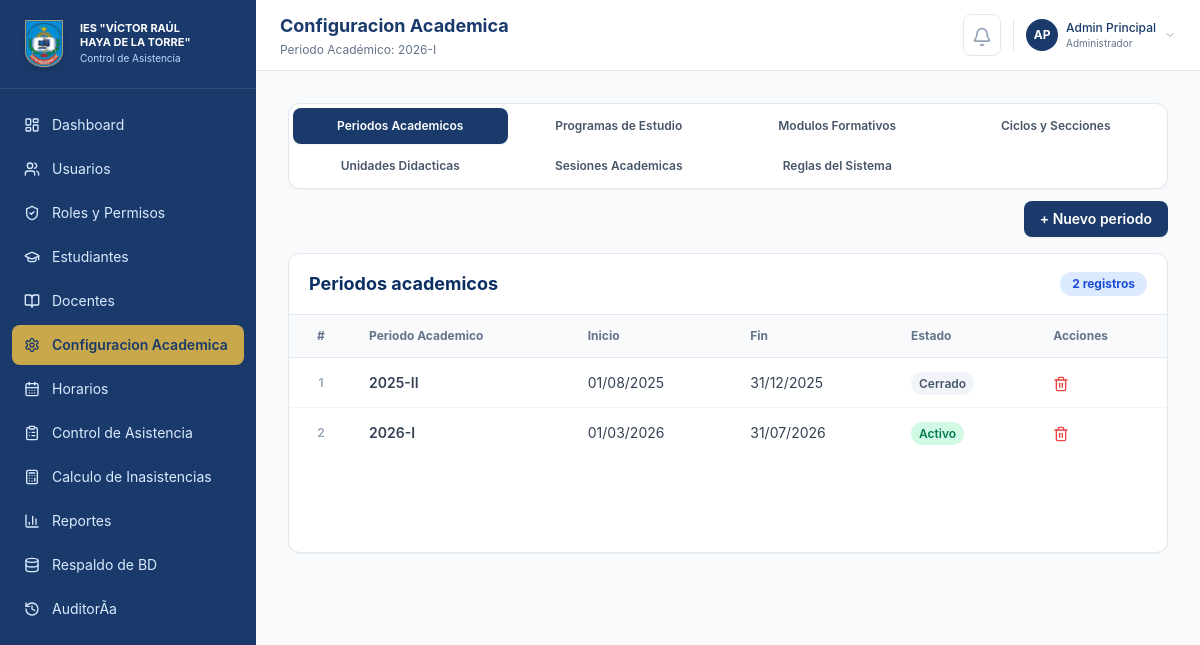
Page /index.php?m=configuracion (signed in) on the committed database.
### tables this page shows
CREATE TABLE `periodos_academicos` (
  `id` int NOT NULL AUTO_INCREMENT,
  `nombre` varchar(20) NOT NULL,
  `fecha_inicio` date NOT NULL,
  `fecha_fin` date NOT NULL,
  `estado` enum('Activo','Cerrado') DEFAULT 'Activo',
  PRIMARY KEY (`id`)
);

### public/index.php (called while the page is built, shortened)
<?php
require __DIR__ . '/layout.php';

### app/config.php (called while the page is built, shortened)
<?php
function base_url(string $path = ''): string
{
    $base = rtrim(dirname($_SERVER['SCRIPT_NAME'] ?? ''), '/\\');
    return ($base === '' ? '' : $base) . '/' . ltrim($path, '/');
}

### app/helpers.php (called while the page is built, shortened)
<?php
require_once __DIR__ . '/db.php';
function e(string|int|float|null $value): string
{
    return htmlspecialchars((string) $value, ENT_QUOTES, 'UTF-8');
}
function badge_class(string $estado): string
{
    return match ($estado) {
        'Activo', 'Presente', 'Registrada' => 'bg-emerald-100 text-emerald-700',
        'En riesgo', 'Tardanza', 'Pendiente' => 'bg-amber-100 text-amber-700',
        'Inhabilitado', 'Inasistente', 'Cerrada' => 'bg-red-100 text-red-700',
        'Justificado' => 'bg-blue-100 text-blue-700',
        default => 'bg-slate-100 text-slate-600',
    };
}

### app/db.php (called while the page is built, shortened)
<?php
require_once __DIR__ . '/config.php';
function db(): PDO
{
    static $pdo = null;
    if ($pdo instanceof PDO) {
        return $pdo;
    }
    $dsn = 'mysql:host=' . DB_HOST . ';dbname=' . DB_NAME . ';charset=' . DB_CHARSET;
    $pdo = new PDO($dsn, DB_USER, DB_PASS, [
        PDO::ATTR_ERRMODE => PDO::ERRMODE_EXCEPTION,
        PDO::ATTR_DEFAULT_FETCH_MODE => PDO::FETCH_ASSOC,
        PDO::ATTR_EMULATE_PREPARES => false,
    ]);
    return $pdo;
}

### app/repositories/ConfiguracionRepository.php (called while the page is built, shortened)
<?php
class ConfiguracionRepository
{
    private PDO $pdo;
    public function __construct(PDO $pdo)
    {
        $this->pdo = $pdo;
    }
    public function getPeriodosAcademicos(): array
    {
        $stmt = $this->pdo->query("SELECT * FROM periodos_academicos ORDER BY id DESC");
        return $stmt->fetchAll(PDO::FETCH_ASSOC);
    }
}

### public/modules/configuracion.php (the view, shortened to what this page needs)
<?php
require_once __DIR__ . '/../../app/repositories/ConfiguracionRepository.php';
$configRepo = new ConfiguracionRepository(db());
$periodos_academicos = $configRepo->getPeriodosAcademicos();
$tab = $_GET['tab'] ?? 'periodos';
$tabs = [
    'periodos' => 'Periodos Academicos',
    'programas' => 'Programas de Estudio',
    'modulos' => 'Modulos Formativos',
    'ciclos' => 'Ciclos y Secciones',
    'unidades' => 'Unidades Didacticas',
    'sesiones' => 'Sesiones Academicas',
    'reglas' => 'Reglas del Sistema',
];
$base = base_url('index.php?m=configuracion');
?>
<div class="space-y-4">
    <div class="flex flex-col xl:flex-row xl:items-center xl:justify-between gap-3">
        <div class="rounded-xl border border-slate-200 bg-white p-1 shadow-sm w-full xl:w-auto overflow-x-auto">
            <div class="flex flex-nowrap sm:grid sm:grid-cols-4 xl:flex gap-1 min-w-max">
                <?php foreach ($tabs as $key => $label): ?>
                    <a href="<?= e($base . '&tab=' . $key) ?>" class="flex min-h-9 items-center justify-center rounded-lg px-4 py-2 text-center text-xs font-semibold whitespace-nowrap transition-colors <?= $tab === $key ? 'bg-[#1a3a6b] text-white shadow-sm' : 'text-slate-600 hover:bg-slate-100 hover:text-slate-900' ?>"><?= e($label) ?></a>
                <?php endforeach; ?>
            </div>
        </div>
        <div class="flex-shrink-0 self-end xl:self-auto">
            <?php if ($tab === 'periodos'): ?>
                <?php render_modal_button('+ Nuevo periodo', 'modal-periodo'); ?>
            <?php elseif ($tab === 'programas'): ?>
                <?php render_modal_button('+ Nuevo programa', 'modal-programa-nuevo'); ?>
            <?php elseif ($tab === 'ciclos'): ?>
                <?php render_modal_button('+ Nuevo ciclo', 'modal-ciclo'); ?>
            <?php elseif ($tab === 'sesiones'): ?>
                <?php render_modal_button('+ Nueva sesion', 'modal-sesion'); ?>
            <?php endif; ?>
        </div>
    </div>
    <?php if ($tab === 'periodos'): ?>
        <div class="overflow-x-auto overflow-y-hidden min-h-[300px] rounded-xl border border-slate-200 bg-white shadow-sm hidden md:block">
            <div class="flex items-center justify-between px-5 py-4">
                <h2 class="text-lg font-bold text-[#0b2f63]">Periodos academicos</h2>
                <span class="rounded-full bg-blue-100 px-3 py-1 text-xs font-bold text-blue-700">
                    <?= count($periodos_academicos) ?> registros
                </span>
            </div>
            <table class="w-full">
                <thead class="border-y border-slate-200 bg-slate-50"><tr><th class="table-th w-16 text-center">#</th><th class="table-th">Periodo Academico</th><th class="table-th">Inicio</th><th class="table-th">Fin</th><th class="table-th">Estado</th><th class="table-th">Acciones</th></tr></thead>
                <tbody class="divide-y divide-slate-100">
                    <?php foreach ($periodos_academicos as $index => $pa): ?>
                    <tr>
                        <td class="table-td text-center text-slate-400 text-xs font-semibold"><?= $index + 1 ?></td>
                        <td class="table-td font-semibold"><?= e($pa['nombre']) ?></td>
                        <td class="table-td"><?= e(date('d/m/Y', strtotime($pa['fecha_inicio']))) ?></td>
                        <td class="table-td"><?= e(date('d/m/Y', strtotime($pa['fecha_fin']))) ?></td>
                        <td class="table-td">
                            <?php if ($pa['estado'] === 'Activo'): ?>
                                <span class="rounded-full px-2 py-1 text-xs font-semibold <?= badge_class('Activo') ?>">Activo</span>
                            <?php else: ?>
                                <span class="rounded-full bg-slate-100 px-2 py-1 text-xs font-semibold text-slate-600">Cerrado</span>
                            <?php endif; ?>
                        </td>
                        <td class="table-td">
                            <button type="button" onclick="deleteEntityAction('periodo_academico', <?= (int)$pa['id'] ?>)" class="text-red-500 hover:text-red-700 transition" title="Eliminar"><i data-lucide="trash-2" class="h-4 w-4"></i></button>
                        </td>
                    </tr>
                    <?php endforeach; ?>
                </tbody>
            </table>
        </div>
    <?php endif; ?>
</div>

### public/assets/app.css (style rules this page uses)
body { font-family: Inter, ui-sans-serif, system-ui, -apple-system, BlinkMacSystemFont, "Segoe UI", sans-serif; }
.table-th { padding: 0.75rem 1rem; text-align: left; font-size: 0.75rem; font-weight: 700; color: #64748b; }
.table-td { padding: 0.875rem 1rem; font-size: 0.875rem; color: #334155; vertical-align: middle; }
.lucide { display: inline-block; flex-shrink: 0; stroke-width: 2; vertical-align: middle; }

### rows in the picture
periodos_academicos: nombre "2025-II", fecha_inicio "01/08/2025", fecha_fin "31/12/2025", estado "Cerrado"
periodos_academicos: nombre "2026-I", fecha_inicio "01/03/2026", fecha_fin "31/07/2026"

### other values in the picture
$label "Dashboard"
$label "Usuarios"
$label "Roles y Permisos"
$label "Estudiantes"
$label "Docentes"
$label "Configuracion Academica"
$label "Horarios"
$label "Control de Asistencia"
$label "Calculo de Inasistencias"
$label "Reportes"
$label "Respaldo de BD"
$label "AuditorÃ­a"
$title "Configuracion Academica"
user_initials($user['nombre']) "AP"
$user['nombre'] "Admin Principal"
